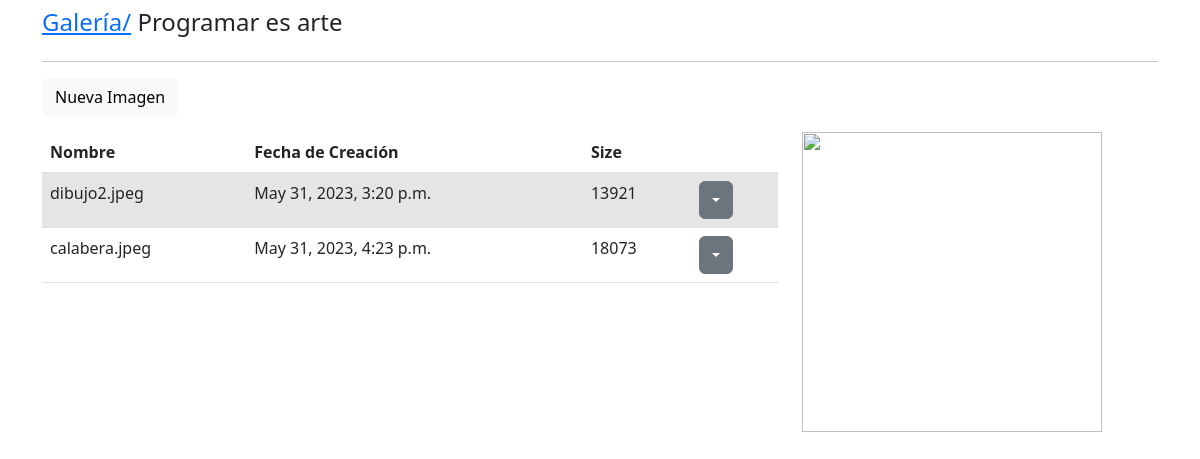
/albums/3/detail, run on an earlier commit of the app's database.
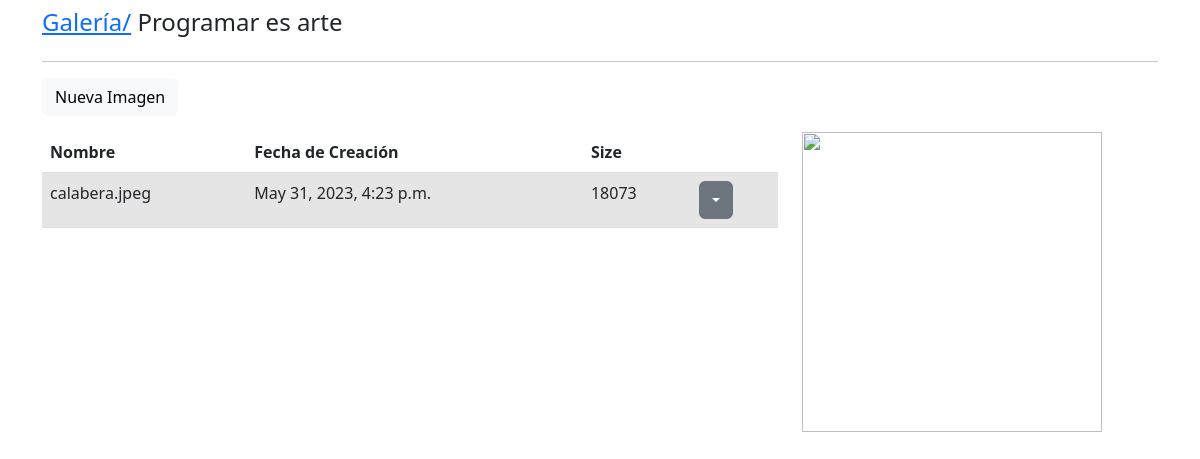
And on a later commit of the database.
### albums/models.py (models this page shows, shortened)
class Album(models.Model):
    title = models.CharField(max_length=50,null=False, blank=False)
    description = models.TextField()
    bucket = models.CharField(max_length=100,null=False, blank=False)
    key = models.CharField(max_length=100,null=False, blank=False)
    created_at = models.DateTimeField(auto_now_add=True)
    objects = AlbumManager()
    def __str__(self) :
        return self.title
    @property
    def images(self):
        return self.image_set.all()

### images/models.py (models this page shows, shortened)
class Image(models.Model):
    key = models.CharField(max_length=100, null=False, blank=False)
    bucket = models.CharField(max_length=100, null=False, blank=False)
    name = models.CharField(max_length=50, null=False, blank=False)
    content_type = models.CharField(max_length=20, null=False, blank=False)
    size = models.IntegerField()
    album = models.ForeignKey(Album, on_delete=models.CASCADE)
    created_at = models.DateTimeField(auto_now_add=True)
    @property
    def url(self):
        return f"https://{self.bucket}.s3.amazonaws.com/{self.key}"
    @property
    def title(self):
        return self.name.split('.')[0]

### albums/views.py (the view)
# urls.py: path('<int:pk>/detail', AlbumDetailView.as_view() , name='detail'),
class AlbumDetailView(DetailView):
    model = Album
    template_name = 'albums/detail.html'
    def get_context_data(self,*args, **kwargs) :
        context =  super().get_context_data(*args,**kwargs)
        context['title'] = self.get_object().title
        context['images'] = self.get_object().images
        context['form'] = UploadFileForm({
            'album_id': self.get_object().id
        })
        return context

### albums/templates/albums/detail.html (shortened to what this page needs)
{% extends 'base/base.html' %}  {% block content %}
<div class="row mt-2">
  <div class="col">
    <h4><a href="{% url 'albums:list' %}">Galería/</a> {{ object }}</h4>
  </div>
</div>
<hr />
<div class="row">
  <div class="col">
    <button
      type="button"
      class="btn btn-light"
      data-bs-toggle="modal"
      data-bs-target="#newImage"
    >
      Nueva Imagen
    </button>
  </div>
</div>
<div class="row mt-3">
  <div class="col-8">
    <table class="table">
      <thead>
        <tr>
          <th>Nombre</th>
          <th>Fecha de Creación</th>
          <th>Size</th>
          <th></th>
        </tr>
      </thead>
      <tbody>
        {% for image in images %}
        <tr class="row-image" image-id="{{ image.id }}">
          <td>
            <div id="image-name-{{ image.id }}">{{ image.name }}</div>
          </td>
          <td>{{ image.created_at }}</td>
          <td>{{ image.size }}</td>
          <td>
            <div class="btn-group">
              <button
                type="button"
                class="btn btn-secondary dropdown-toggle"
                data-bs-toggle="dropdown"
              ></button>
            </div>
          </td>
        </tr>
        {% endfor %}
      </tbody>
    </table>
  </div>
  <div class="col-4">
    <img src="" alt="" width="300" height="300" id="image-preview" />
  </div>
</div>
{% endblock %}

### templates/base/base.html (shortened to what this page needs)
<!doctype html>
<html lang="en">
  <head>
    <link href="https://cdn.jsdelivr.net/npm/bootstrap@5.3.0-alpha3/dist/css/bootstrap.min.css" rel="stylesheet">
  </head>
  <body>
    <div class="container">
        <div class="row">
            <div class="col">
                {% block content %}
                {% endblock %}
            </div>
        </div>
    </div>
  </body>
</html>

### albums/templates/albums/detail.html (style rules this page uses)
.row-image { cursor: pointer; }

What changed in the data, as far as the page shows it:
removed Image: name "dibujo2.jpeg", created_at "May 31, 2023, 3:20 p.m.", size "13921"
